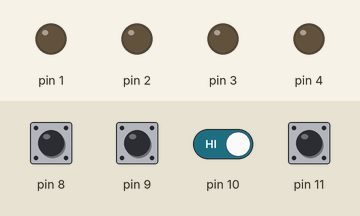
Simulated run of this sketch. Board: Arduino Uno, built with avr-gcc and run on an emulated ATmega328P. Parts: output pins drawn as LEDs (lit = HIGH). Dashed ring = blinking. Inputs (shaded band) come from the test bench; at power-on: pin 8–11 HIGH.

Above: at 1.2 s.
1.3 s: pin 11 pulled LOW for 0.15 s
At 1.7 s:
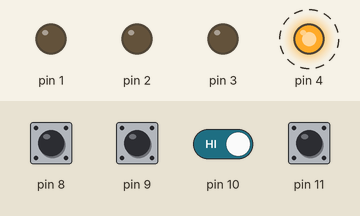
4.3 s: pin 8 pulled LOW for 0.15 s
At 4.7 s:
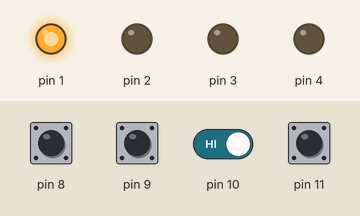
5.9 s: pin 11 pulled LOW for 1 s
At 6.3 s:
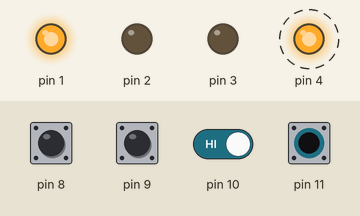
8.9 s: pin 8 pulled LOW for 1 s
At 9.4 s:
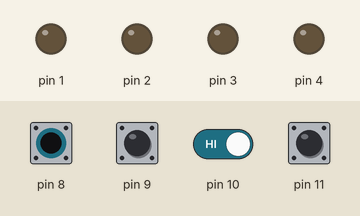
11.4 s: pin 8 driven LOW and pin 10 driven LOW
At 14.0 s:
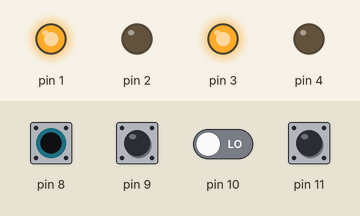
14.4 s: pin 10 driven HIGH
At 15.2 s:
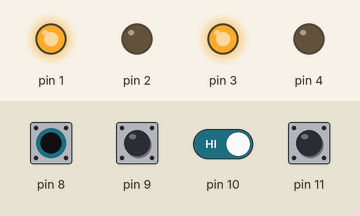
Timing chart, 0 to 16.9 s (numbered marks = the images above; inputs shaded):
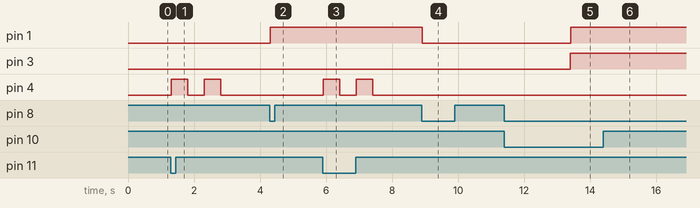

Measured:
- after the input at 1.3 s, pin 4: alternates HIGH for 0.50 s and LOW for 0.50 s, 4 changes in all, then stays LOW, starting at once
- after the input at 4.3 s, pin 1: LOW → HIGH at once
- after the input at 5.9 s, pin 4: alternates HIGH for 0.50 s and LOW for 0.50 s, 4 changes in all, then stays LOW, starting at once
- after the input at 8.9 s, pin 1: HIGH → LOW at once
- after the input at 11.4 s, pin 1, pin 3: LOW → HIGH after 2.0 s
- after the input at 14.4 s, pin 3: stays HIGH (without the input it goes to LOW after 1.0 s)

The sketch:

sketch.ino
```cpp
#include "componenti.h"

#define NUM_LED 4
#define NUM_PULSANTI 4

Componenti::LED leds[NUM_LED] = {
  Componenti::LED(1),
  Componenti::LED(2),
  Componenti::LED(3),
  Componenti::LED(4)
};

Componenti::Bottone bottoni[NUM_PULSANTI] = {
  Componenti::Bottone(8),
  Componenti::Bottone(9),
  Componenti::Bottone(10),
  Componenti::Bottone(11)

};

void test(int opzione) {

  switch(opzione) {

    case 1:
      leds[0].accendi();
      delay(1000);
      leds[0].spegni();
      break;

    case 2:
      leds[0].accendi(500);
      break;

    case 3:
      leds[0].spegni(300);
      break;

    case 4:
      leds[0].inverti();
      break;

    case 5:
      leds[0].lampeggio(3);  // Fa lampeggiare il LED 3 volte
      break;

    case 6:
      leds[0].lampeggio(2, 1000);  // Fa lampeggiare l'LED 2 volte con 1 secondo di durata
      break;

    default:
      break;
  }
}


void setup() {
  test(-1); // inserisci un numero per fare il test!
}

void loop() {

  /*
   @note: Posso premere più bottoni contemporaneamente.
   Attenzione però: non impiego il multithreading.
   in ogni caso, se il codice dovesse imbattere in
   un ciclo while, tutto verrà bloccato. E pertanto
   non sarei in grado di premere più pulsanti
   contemporaneamente.
  */
  if(bottoni[0].click()) {
    leds[0].inverti();
  }

  if(bottoni[1].doubleClick()) {
    leds[1].inverti();
  }

  if(bottoni[2].longPress()) {
    leds[2].inverti();
  }

  if(bottoni[3].click()) {
   leds[3].lampeggio(2);
   }
}
```

componenti.cpp
```cpp
#include "componenti.h"

namespace Componenti {

  // Implementazione classe Bottone
  Bottone::Bottone(const int PIN)
    : PIN(PIN), contatorePremuto(0), statoPrecedente(false),
      ultimoTempoClick(0), primoClickRilevato(false) {
      pinMode(PIN, INPUT_PULLUP);
  }

  bool Bottone::isPremuto() {
      return !digitalRead(PIN);
  }

  bool Bottone::longPress() {
      if (isPremuto()) {
          unsigned long startTime = millis();
          while (isPremuto()) {
              if (millis() - startTime >= 2000) {
                  return true;
              }
          }
      }
      return false;
  }

  bool Bottone::click() {
      unsigned long tempoAttuale = millis();

      if (isPremuto() && !statoPrecedente) {
          delay(10);
          if (isPremuto()) {
              statoPrecedente = true;
              return true;
          }
      }

      if (!isPremuto() && statoPrecedente) {
          statoPrecedente = false;
      }

      return false;
  }

  bool Bottone::doubleClick() {
      unsigned long tempoAttuale = millis();

      if (isPremuto()) {
          delay(10);
          if (isPremuto()) {
              while (isPremuto()) {}

              if (primoClickRilevato && (tempoAttuale - ultimoTempoClick) <= 400) {
                  primoClickRilevato = false;
                  return true;
              }

              primoClickRilevato = true;
              ultimoTempoClick = tempoAttuale;
          }
      }

      if (primoClickRilevato && (tempoAttuale - ultimoTempoClick) > 400) {
          primoClickRilevato = false;
      }

      return false;
  }

  // Implementazione classe LED
  LED::LED(const int PIN) : PIN(PIN), isAcceso(false) {
      pinMode(PIN, OUTPUT);
  }

  void LED::accendi() {
      digitalWrite(PIN, HIGH);
      isAcceso = true;
  }

  void LED::accendi(int durata) {
      accendi();
      delay(durata);
      spegni();
  }

  void LED::spegni() {
      digitalWrite(PIN, LOW);
      isAcceso = false;
  }

  void LED::spegni(int ritardo) {
      delay(ritardo);
      spegni();
  }

  void LED::inverti() {
      if (isAcceso) {
          spegni();
      } else {
          accendi();
      }
  }

  void LED::lampeggio(int numLampeggi) {
      for (int i = 0; i < numLampeggi; i++) {
          inverti();
          delay(500);
          inverti();
          delay(500);
      }
  }

  void LED::lampeggio(int numLampeggi, int durata) {
      for (int i = 0; i < numLampeggi; i++) {
          inverti();
          delay(durata);
          inverti();
          delay(durata);
      }
  }
}
```

componenti.h
```cpp
#ifndef COMPONENTI_H
#define COMPONENTI_H

namespace Componenti {

  class Bottone {
    public:
      Bottone(const int PIN);
      bool isPremuto();
      bool longPress();
      bool click();
      bool doubleClick();

    private:
      const int PIN;
      unsigned long contatorePremuto;
      bool statoPrecedente;
      unsigned long ultimoTempoClick;
      bool primoClickRilevato;
  };

  class LED {
    public:
      LED(const int PIN);
      void accendi();
      void accendi(int durata);
      void spegni();
      void spegni(int ritardo);
      void inverti();
      void lampeggio(int numLampeggi);
      void lampeggio(int numLampeggi, int durata);
      void test(int numTest);

    private:
      const int PIN;
      bool isAcceso;
  };

}

#endif // COMPONENTI_H
```
